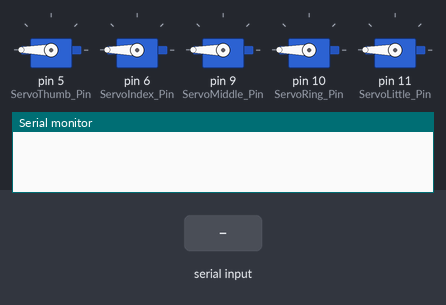
This sketch was run on a simulated Arduino Uno, built with avr-gcc and run on an emulated ATmega328P. Parts: 5 × servo, the last lines printed to the serial monitor. Inputs (shaded band) come from the test bench.

Above: at 11.2 s.
11.3 s: "Thumb" received over the second serial link
At 13.0 s:
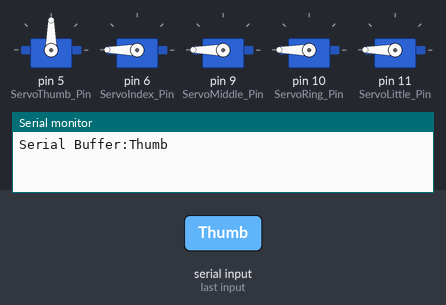
13.9 s: "Index" received over the second serial link
At 16.5 s:
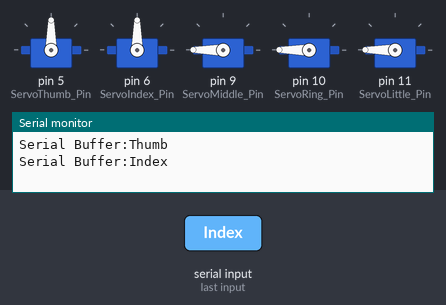
16.9 s: "Middle" received over the second serial link
At 18.9 s:
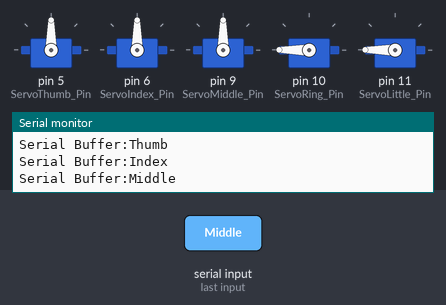
19.9 s: "Ring" received over the second serial link
At 22.5 s:
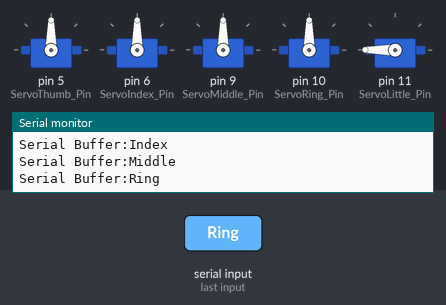
Timing chart, 0 to 23.9 s (numbered marks = the images above; inputs shaded):
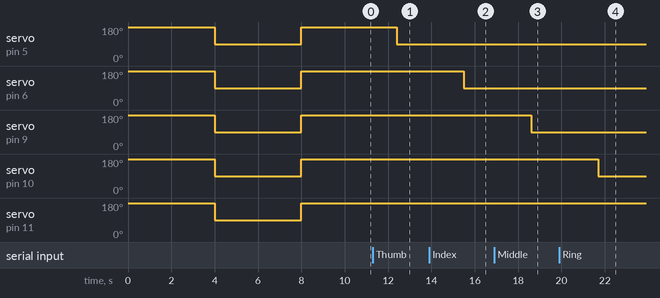

The sketch:

project_Bluetooth_Slave_Servo.ino
```cpp
// Libraries:
#include <SoftwareSerial.h>
/* Built-In Library */

#include <Servo.h>
/* Built-In Library */

// Pin Numbers: Bluetooth
#define BT_Rx_Pin 2  // Connect to Tx of Bluetooth module
#define BT_Tx_Pin 3  // Connect to Rx of Bluetooth module

//Open Close Thumb Index Middle Ring Little

// Pin Numbers: Servo Motor
#define ServoThumb_Pin 5    // Connect to the Servo Motor
#define ServoIndex_Pin 6    // Connect to the Servo Motor
#define ServoMiddle_Pin 9   // Connect to the Servo Motor
#define ServoRing_Pin 10    // Connect to the Servo Motor
#define ServoLittle_Pin 11  // Connect to the Servo Motor

// Objects:
SoftwareSerial SerialBT(BT_Rx_Pin, BT_Tx_Pin);

// Objects: Servo
Servo objThumb;
Servo objIndex;
Servo objMiddle;
Servo objRing;
Servo objLittle;

// Variables:
String str;

void setup() {
  /* Begin serial communication with Arduino and Arduino IDE (Serial Monitor) */
  Serial.begin(9600);

  /* Begin serial communication with Arduino and Bluetooth Module */
  SerialBT.begin(38400);

  OpenAll();
  delay(2000);
  CloseAll();
  delay(2000);
  OpenAll();
}

void loop() {
  if (SerialBT.available()) {
    delay(100);
    while (SerialBT.available()) {
      str += SerialBT.readString();
    }
    Serial.print("Serial Buffer:");
    Serial.println(str);

    if (str == "Open") {
      OpenAll();
    } else if (str == "Close") {
      CloseAll();
    } else if (str == "Thumb") {
      objThumb.attach(ServoThumb_Pin);
      objThumb.write(90);
      delay(2000);
      objThumb.detach();
    } else if (str == "Index") {
      objIndex.attach(ServoIndex_Pin);
      objIndex.write(90);
      delay(2000);
      objIndex.detach();
    } else if (str == "Middle") {
      objMiddle.attach(ServoMiddle_Pin);
      objMiddle.write(90);
      delay(2000);
      objMiddle.detach();
    } else if (str == "Ring") {
      objRing.attach(ServoRing_Pin);
      objRing.write(90);
      delay(2000);
      objRing.detach();
    } else if (str == "Little") {
      objLittle.attach(ServoLittle_Pin);
      objLittle.write(90);
      delay(2000);
      objLittle.detach();
    }
    str = "";
  }
}

void OpenAll() {
  objThumb.attach(ServoThumb_Pin);
  objThumb.write(180);

  objIndex.attach(ServoIndex_Pin);
  objIndex.write(180);

  objMiddle.attach(ServoMiddle_Pin);
  objMiddle.write(180);

  objRing.attach(ServoRing_Pin);
  objRing.write(180);

  objLittle.attach(ServoLittle_Pin);
  objLittle.write(180);

  delay(2000);

  objThumb.detach();
  objIndex.detach();
  objMiddle.detach();
  objRing.detach();
  objLittle.detach();
}

void CloseAll() {
  objThumb.attach(ServoThumb_Pin);
  objThumb.write(90);

  objIndex.attach(ServoIndex_Pin);
  objIndex.write(90);

  objMiddle.attach(ServoMiddle_Pin);
  objMiddle.write(90);

  objRing.attach(ServoRing_Pin);
  objRing.write(90);

  objLittle.attach(ServoLittle_Pin);
  objLittle.write(90);

  delay(2000);

  objThumb.detach();
  objIndex.detach();
  objMiddle.detach();
  objRing.detach();
  objLittle.detach();
}
```

Measured:
- after the input at 11.3 s, servo on pin 5 (ServoThumb_Pin): 180° → 90° after 1.1 s
- after the input at 13.9 s, servo on pin 6 (ServoIndex_Pin): 180° → 90° after 1.6 s
- after the input at 16.9 s, servo on pin 9 (ServoMiddle_Pin): 180° → 90° after 1.7 s
- after the input at 19.9 s, servo on pin 10 (ServoRing_Pin): 180° → 90° after 1.8 s
